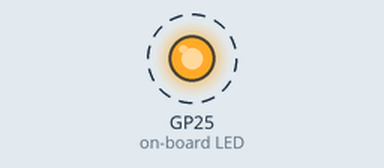
Recording of a program running on a simulated Raspberry Pi Pico running MicroPython. Shown: output pins drawn as LEDs (lit = HIGH). Dashed ring = blinking. What the program prints to the serial console is not drawn.

Above: at 0.5 s.
Timing chart, 0 to 4.6 s (numbered marks = the images above):
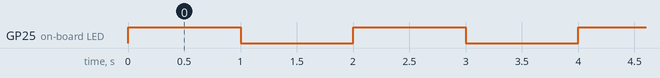

Measured:
- by itself, GP25 (on-board LED): alternates HIGH for 1.0 s and LOW for 1.0 s

The program:

main.py
```python
"""micropython.nvim demo app: shows a greeting, then blinks until stopped.

Works on a Raspberry Pi Pico (on-board LED) and a Pimoroni Badger 2350 (e-paper screen and case
lights). It imports lib/, so upload the project first (:MP upload_all), then :MP run_main.
Stop it with Ctrl-C in the terminal, or :MP interrupt in the REPL.
"""

from time import sleep

from lib.device import NAME, light, show
from lib.greeting import greeting

show([greeting("micropython.nvim"), NAME])

on = False
while True:
    on = not on
    light(on)
    print("tick", "on" if on else "off")
    sleep(1)
```

device.py
```python
"""Board helpers, so the demo runs on a Raspberry Pi Pico or a Pimoroni Badger 2350.

The Badger's firmware puts `badge` and `screen` into builtins at boot; a Pico has neither.
"""

import builtins
import os

badge = getattr(builtins, "badge", None)
screen = getattr(builtins, "screen", None)

IS_BADGER = badge is not None
NAME = os.uname().machine


def show(lines):
    """Print lines, and on a Badger also draw them on the e-paper screen."""
    for line in lines:
        print(line)
    if IS_BADGER:
        y = 10
        for line in lines:
            screen.text(line, 10, y)
            y += 20
        badge.update()


def light(on):
    """The Pico's on-board LED, or the Badger's case lights."""
    if IS_BADGER:
        badge.caselights(0.4 if on else 0)
    else:
        from machine import Pin

        Pin("LED", Pin.OUT).value(1 if on else 0)
```

greeting.py
```python
"""Greeting text. Edit MESSAGE to check that uploads, mp:// buffers and :MP mount pick it up."""

MESSAGE = "Hello"


def greeting(name):
    return "{}, {}!".format(MESSAGE, name)
```
